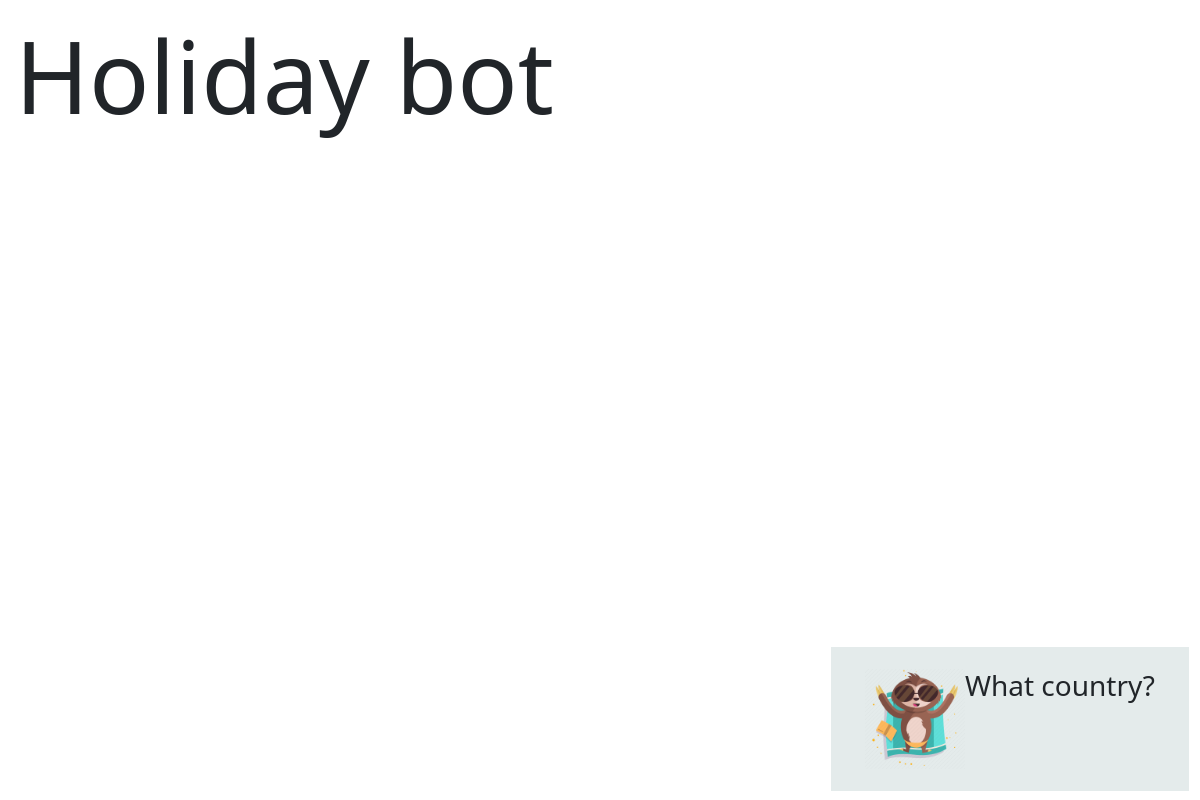
/australia/, run on an earlier commit of the app's database.
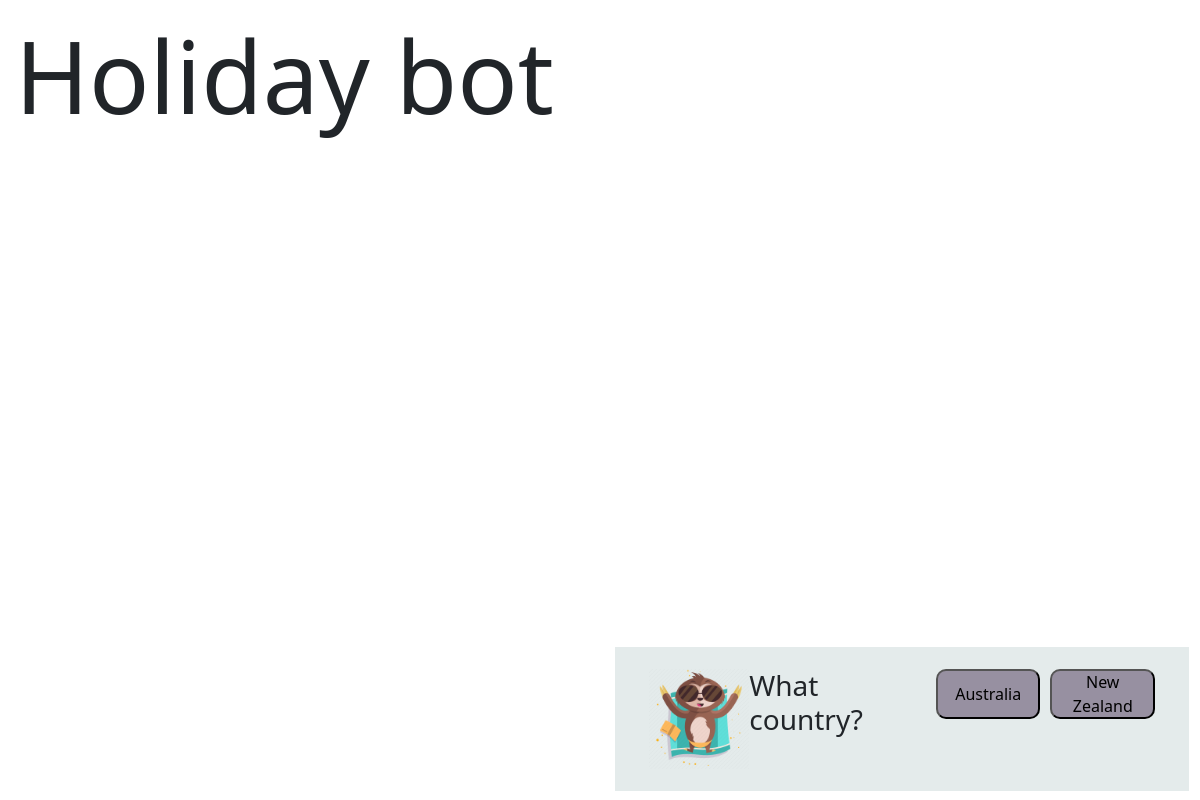
And on a later commit of the database.
### holidays/models.py (models this page shows)
class Countries(models.Model):
    continents = models.ForeignKey(Continents, on_delete=models.CASCADE)
    countries = models.CharField(max_length =100)
    def __str__(self):
        return self.countries

### holidays/views.py (the view)
# urls.py: path('australia/', views.australia, name="australia"),
def australia(request):
    holiday = {"countries": get_countries_by_continent('Australia')}
    return render(request, 'australia.html', holiday)

### holidays/views.py (called while the page is built)
def get_countries_by_continent(continent):
    return Countries.objects.filter(continents__continents=continent)

### holidays/templates/australia.html (shortened to what this page needs)
{% extends 'base.html' %}
{% load static %}
{% block CSS %}
<link rel="stylesheet" href="{% static 'main.css' %}">
{% endblock %}
{% block content %}
<div class="bot" id="bot">
    <div class="container" id="container">
        <img id="bot-image" class="bot-image" src="{% static 'monkey.png' %}">
        <h3>What country?</h3>
{% for data in countries %}
<button mat-button-update mat-raised-button color="primary" class="login" id="btn2" >{{ data }}</button>
{% endfor %}
    </div>
</div>
{% endblock %}

### holidays/templates/base.html (shortened to what this page needs)
<!doctype html>
<html lang="en">
  <head>
    <link href="https://cdn.jsdelivr.net/npm/bootstrap@5.2.0-beta1/dist/css/bootstrap.min.css" rel="stylesheet">
  </head>
  <body>
    {% block CSS %}{% endblock %}
    <h1>Holiday bot</h1>
  </body>
  {% block content %}
  {% endblock %}
</html>

### holidays/static/main.css (style rules this page uses)
html, body { display: flex; margin: 0px; }
#bot { display: flex; flex-direction: row; align-items: center; display: flex; background-color: rgb(228, 235, 235); position: absolute; bottom: 9px; right: 11px; padding: 22px; flex: 1; flex-wrap: wrap; }
#container, .container { display: flex; }
.bot-image { display: flex; width: 100px; height: 100px; align-items: center; position: relative; }
.button, .login { justify-content: center; flex-direction: row; }
#btn, #btn2 { width: 22%; height: 50px; flex-wrap: nowrap; display: flex; flex-direction: row; background-color: rgba(43, 18, 58, 0.418); justify-content: center; gap: 60%; margin-left: 10px; align-items: center; border-radius: 10px; }
h1 { display: flex; font-size: 100px; margin-top: 15px; margin-left: 15px; width: 900px; height: 300px; }

What changed in the data, as far as the page shows it:
now on this page (row edited): Countries: countries "Australia"
now on this page (row edited): Countries: countries "New Zealand"
